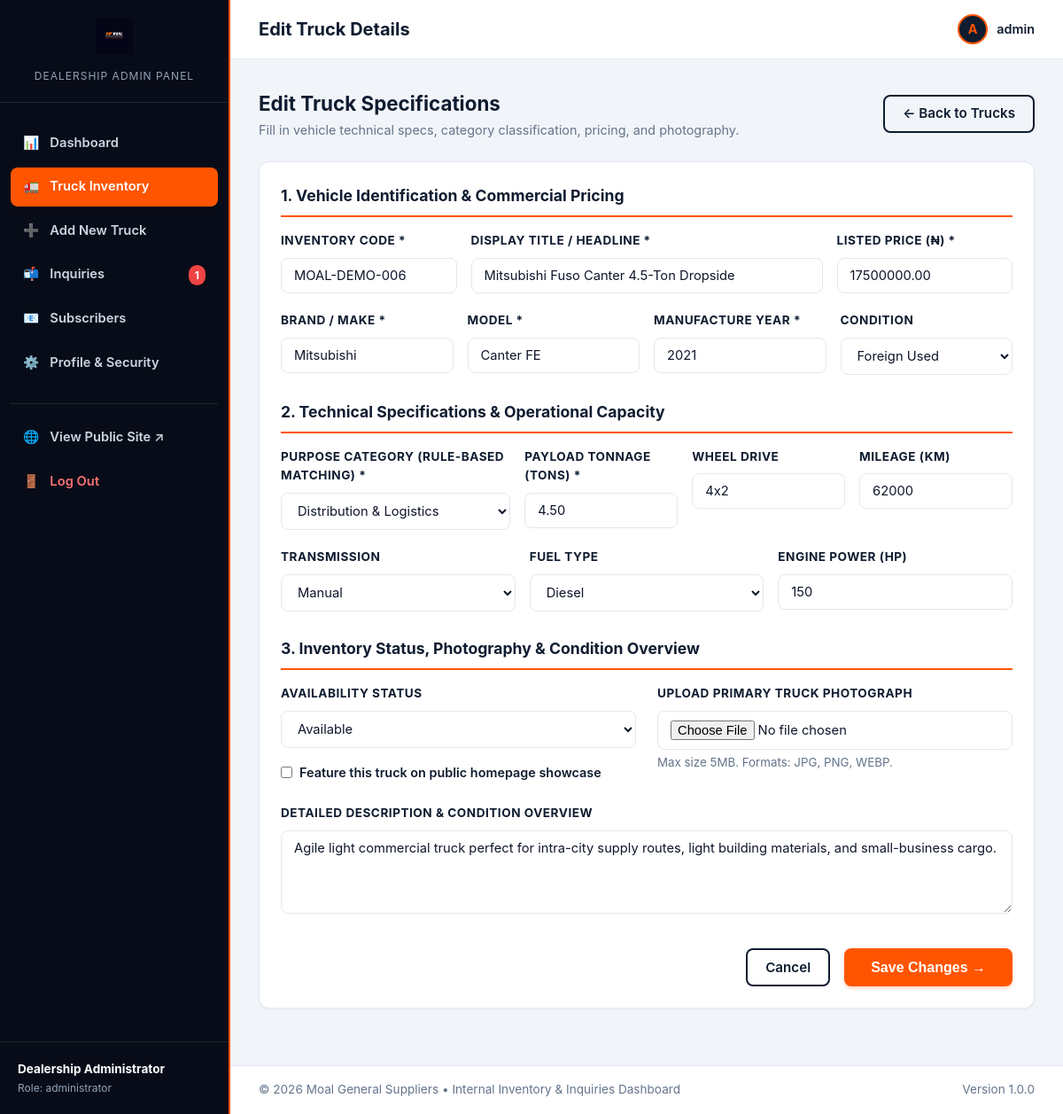
Page /admin/truck-form.php?id=6 (signed in) on the committed database.
### tables this page shows
CREATE TABLE IF NOT EXISTS `trucks` (
    `id` INT UNSIGNED AUTO_INCREMENT PRIMARY KEY,
    `truck_code` VARCHAR(30) NOT NULL UNIQUE COMMENT 'Unique stock identifier e.g. MOAL-TRK-001',
    `title` VARCHAR(150) NOT NULL COMMENT 'Display headline e.g. Mercedes-Benz Actros 3340 6x4 Tipper',
    `brand` VARCHAR(50) NOT NULL COMMENT 'Manufacturer brand e.g. Mercedes-Benz, Scania, HOWO, MAN',
    `model` VARCHAR(50) NOT NULL COMMENT 'Specific model designation',
    `year_of_manufacture` INT NOT NULL COMMENT 'Production year',
    `price` DECIMAL(12,2) NOT NULL COMMENT 'Price in local currency (e.g. NGN)',
    `mileage` INT UNSIGNED NOT NULL DEFAULT 0 COMMENT 'Mileage in kilometers (km)',
    `tonnage_capacity` DECIMAL(6,2) NOT NULL COMMENT 'Payload / Gross carrying capacity in Metric Tons',
    `transmission` ENUM('Manual', 'Automatic', 'Semi-Automatic') NOT NULL DEFAULT 'Manual',
    `fuel_type` ENUM('Diesel', 'Electric', 'Hybrid', 'Other') NOT NULL DEFAULT 'Diesel',
    `engine_power_hp` INT UNSIGNED NULL COMMENT 'Engine output in horsepower',
    `wheel_configuration` VARCHAR(20) NOT NULL DEFAULT '6x4' COMMENT 'e.g. 4x2, 6x4, 8x4, 6x2',
    `condition_type` ENUM('Brand New', 'Foreign Used', 'Locally Used') NOT NULL DEFAULT 'Foreign Used',
    `purpose_category` ENUM('Heavy Haulage', 'Construction & Mining', 'Distribution & Logistics', 'Agriculture & Farming', 'Specialized Transport') NOT NULL,
    `availability_status` ENUM('Available', 'Reserved', 'Sold', 'Maintenance') NOT NULL DEFAULT 'Available',
    `featured` TINYINT(1) NOT NULL DEFAULT 0 COMMENT '1 = Featured on homepage showcase',
    `description` TEXT NULL COMMENT 'Detailed overview and condition notes',
    `specifications_json` JSON NULL COMMENT 'Key-value pairs for technical specs',
    `created_at` TIMESTAMP NOT NULL DEFAULT CURRENT_TIMESTAMP,
    `updated_at` TIMESTAMP NOT NULL DEFAULT CURRENT_TIMESTAMP ON UPDATE CURRENT_TIMESTAMP,
    INDEX `idx_brand` (`brand`),
    INDEX `idx_purpose` (`purpose_category`),
    INDEX `idx_availability` (`availability_status`),
    INDEX `idx_price` (`price`),
    INDEX `idx_tonnage` (`tonnage_capacity`)
);

### includes/functions.php (called while the page is built, shortened)
<?php
function sanitize_output($data): string {
    return htmlspecialchars((string)$data, ENT_QUOTES | ENT_HTML5, 'UTF-8');
}

### admin/truck-form.php (the view, shortened to what this page needs)
<?php
require_once dirname(__DIR__) . '/includes/functions.php';
$db = getDB();
$truckId = isset($_GET['id']) ? (int)$_GET['id'] : 0;
$isEdit = ($truckId > 0);
$truck = [
    'truck_code'          => '',
    'title'               => '',
    'brand'               => '',
    'model'               => '',
    'year_of_manufacture' => date('Y'),
    'price'               => '',
    'mileage'             => '0',
    'tonnage_capacity'    => '',
    'transmission'        => 'Manual',
    'fuel_type'           => 'Diesel',
    'engine_power_hp'     => '',
    'wheel_configuration' => '6x4',
    'condition_type'      => 'Foreign Used',
    'purpose_category'    => 'Heavy Haulage',
    'availability_status' => 'Available',
    'featured'            => 0,
    'description'         => ''
];
if ($isEdit) {
    $stmt = $db->prepare('SELECT * FROM trucks WHERE id = :id');
    $stmt->execute([':id' => $truckId]);
    $loaded = $stmt->fetch();
    $truck = array_merge($truck, $loaded);
}
require_once __DIR__ . '/includes/header.php';
?>
<div style="display: flex; justify-content: space-between; align-items: center; margin-bottom: 1.5rem;">
    <div>
        <h2 style="font-size: 1.4rem; color: var(--admin-navy);"><?php echo $isEdit ? 'Edit Truck Specifications' : 'Add New Commercial Truck'; ?></h2>
        <p style="color: var(--admin-text-muted); font-size: 0.9rem;">Fill in vehicle technical specs, category classification, pricing, and photography.</p>
    </div>
    <a href="<?php echo ADMIN_URL; ?>trucks.php" class="btn btn-outline">
        &larr; Back to Trucks
    </a>
</div>
<div class="admin-card">
    <form method="POST" action="<?php echo ADMIN_URL; ?>truck-form.php<?php echo $isEdit ? '?id=' . $truckId : ''; ?>" enctype="multipart/form-data">
        <h3 style="font-size: 1.1rem; color: var(--admin-navy); margin-bottom: 1rem; padding-bottom: 0.5rem; border-bottom: 2px solid var(--admin-orange);">
            1. Vehicle Identification &amp; Commercial Pricing
        </h3>
        <div style="display: grid; grid-template-columns: 1fr 2fr 1fr; gap: 1rem; margin-bottom: 1.25rem;">
            <div>
                <label class="filter-label" for="truck_code">Inventory Code *</label>
                <input type="text" name="truck_code" id="truck_code" class="form-control" required placeholder="e.g. MOAL-TRK-007" value="<?php echo sanitize_output($_POST['truck_code'] ?? $truck['truck_code']); ?>">
            </div>
            <div>
                <label class="filter-label" for="title">Display Title / Headline *</label>
                <input type="text" name="title" id="title" class="form-control" required placeholder="e.g. Mercedes-Benz Actros 3340 6x4 Tipper" value="<?php echo sanitize_output($_POST['title'] ?? $truck['title']); ?>">
            </div>
            <div>
                <label class="filter-label" for="price">Listed Price (₦) *</label>
                <input type="number" step="1000" name="price" id="price" class="form-control" required placeholder="e.g. 48500000" value="<?php echo sanitize_output($_POST['price'] ?? $truck['price']); ?>">
            </div>
        </div>
        <div style="display: grid; grid-template-columns: 1fr 1fr 1fr 1fr; gap: 1rem; margin-bottom: 1.75rem;">
            <div>
                <label class="filter-label" for="brand">Brand / Make *</label>
                <input type="text" name="brand" id="brand" class="form-control" required placeholder="e.g. Mercedes-Benz, HOWO" value="<?php echo sanitize_output($_POST['brand'] ?? $truck['brand']); ?>">
            </div>
            <div>
                <label class="filter-label" for="model">Model *</label>
                <input type="text" name="model" id="model" class="form-control" required placeholder="e.g. Actros 3340" value="<?php echo sanitize_output($_POST['model'] ?? $truck['model']); ?>">
            </div>
            <div>
                <label class="filter-label" for="year_of_manufacture">Manufacture Year *</label>
                <input type="number" name="year_of_manufacture" id="year_of_manufacture" class="form-control" required value="<?php echo sanitize_output($_POST['year_of_manufacture'] ?? $truck['year_of_manufacture']); ?>">
            </div>
            <div>
                <label class="filter-label" for="condition_type">Condition</label>
                <select name="condition_type" id="condition_type" class="form-control">
                    <option value="Foreign Used" <?php echo ($truck['condition_type'] === 'Foreign Used') ? 'selected' : ''; ?>>Foreign Used</option>
                </select>
            </div>
        </div>
        <h3 style="font-size: 1.1rem; color: var(--admin-navy); margin-bottom: 1rem; padding-bottom: 0.5rem; border-bottom: 2px solid var(--admin-orange);">
            2. Technical Specifications &amp; Operational Capacity
        </h3>
        <div style="display: grid; grid-template-columns: 1.5fr 1fr 1fr 1fr; gap: 1rem; margin-bottom: 1.25rem;">
            <div>
                <label class="filter-label" for="purpose_category">Purpose Category (Rule-Based Matching) *</label>
                <select name="purpose_category" id="purpose_category" class="form-control">
                    <option value="Distribution & Logistics" <?php echo ($truck['purpose_category'] === 'Distribution & Logistics') ? 'selected' : ''; ?>>Distribution &amp; Logistics</option>
                </select>
            </div>
            <div>
                <label class="filter-label" for="tonnage_capacity">Payload Tonnage (Tons) *</label>
                <input type="number" step="0.1" name="tonnage_capacity" id="tonnage_capacity" class="form-control" required placeholder="e.g. 30.0" value="<?php echo sanitize_output($_POST['tonnage_capacity'] ?? $truck['tonnage_capacity']); ?>">
            </div>
            <div>
                <label class="filter-label" for="wheel_configuration">Wheel Drive</label>
                <input type="text" name="wheel_configuration" id="wheel_configuration" class="form-control" placeholder="e.g. 6x4, 4x2" value="<?php echo sanitize_output($_POST['wheel_configuration'] ?? $truck['wheel_configuration']); ?>">
            </div>
            <div>
                <label class="filter-label" for="mileage">Mileage (km)</label>
                <input type="number" name="mileage" id="mileage" class="form-control" value="<?php echo sanitize_output($_POST['mileage'] ?? $truck['mileage']); ?>">
            </div>
        </div>
        <div style="display: grid; grid-template-columns: 1fr 1fr 1fr; gap: 1rem; margin-bottom: 1.75rem;">
            <div>
                <label class="filter-label" for="transmission">Transmission</label>
                <select name="transmission" id="transmission" class="form-control">
                    <option value="Manual" <?php echo ($truck['transmission'] === 'Manual') ? 'selected' : ''; ?>>Manual</option>
                </select>
            </div>
            <div>
                <label class="filter-label" for="fuel_type">Fuel Type</label>
                <select name="fuel_type" id="fuel_type" class="form-control">
                    <option value="Diesel" <?php echo ($truck['fuel_type'] === 'Diesel') ? 'selected' : ''; ?>>Diesel</option>
                </select>
            </div>
            <div>
                <label class="filter-label" for="engine_power_hp">Engine Power (HP)</label>
                <input type="number" name="engine_power_hp" id="engine_power_hp" class="form-control" placeholder="e.g. 400" value="<?php echo sanitize_output($_POST['engine_power_hp'] ?? $truck['engine_power_hp']); ?>">
            </div>
        </div>
        <h3 style="font-size: 1.1rem; color: var(--admin-navy); margin-bottom: 1rem; padding-bottom: 0.5rem; border-bottom: 2px solid var(--admin-orange);">
            3. Inventory Status, Photography &amp; Condition Overview
        </h3>
        <div style="display: grid; grid-template-columns: 1fr 1fr; gap: 1.5rem; margin-bottom: 1.5rem;">
            <div>
                <label class="filter-label" for="availability_status">Availability Status</label>
                <select name="availability_status" id="availability_status" class="form-control">
                    <option value="Available" <?php echo ($truck['availability_status'] === 'Available') ? 'selected' : ''; ?>>Available</option>
                </select>
                <div style="margin-top: 1rem;">
                    <label style="display: flex; align-items: center; gap: 8px; cursor: pointer;">
                        <input type="checkbox" name="featured" value="1" <?php echo !empty($truck['featured']) ? 'checked' : ''; ?>>
                        <span style="font-weight: 600; color: var(--admin-navy); font-size: 0.9rem;">Feature this truck on public homepage showcase</span>
                    </label>
                </div>
            </div>
            <div>
                <label class="filter-label" for="truck_image">Upload Primary Truck Photograph</label>
                <input type="file" name="truck_image" id="truck_image" class="form-control" accept="image/jpeg,image/png,image/webp">
                <small style="color: var(--admin-text-muted); display: block; margin-top: 4px;">Max size 5MB. Formats: JPG, PNG, WEBP.</small>
            </div>
        </div>
        <div style="margin-bottom: 2rem;">
            <label class="filter-label" for="description">Detailed Description &amp; Condition Overview</label>
            <textarea name="description" id="description" rows="4" class="form-control" placeholder="Provide complete inspection details, bodywork, hydraulic status, and service history..."><?php echo sanitize_output($_POST['description'] ?? $truck['description']); ?></textarea>
        </div>
        <div style="display: flex; justify-content: flex-end; gap: 1rem;">
            <a href="<?php echo ADMIN_URL; ?>trucks.php" class="btn btn-outline">Cancel</a>
            <button type="submit" class="btn btn-primary" style="padding: 12px 30px; font-size: 1rem;">
                <?php echo $isEdit ? 'Save Changes' : 'Create Truck Record'; ?> &rarr;
            </button>
        </div>
    </form>
</div>
<?php require_once __DIR__ . '/includes/footer.php'; ?>

### assets/css/style.css (style rules this page uses)
:root { --primary-navy-dark: #070c18; --primary-navy: #0f1c30; --primary-navy-light: #1c3150; --accent-orange: #ff5500; --accent-orange-hover: #e04a00; --accent-orange-light: #fff1e6; --accent-orange-subtle: rgba(255, 85, 0, 0.12); --text-dark: #0f172a; --text-body: #334155; --text-muted: #64748b; --text-light: #f8fafc; --bg-main: #f8fafc; --bg-card: #ffffff; --border-color: #e2e8f0; --border-hover: #cbd5e1; --shadow-sm: 0 1px 3px rgba(0,0,0,0.06), 0 1px 2px rgba(0,0,0,0.04); --shadow-md: 0 4px 6px -1px rgba(0,0,0,0.08), 0 2px 4px -1px rgba(0,0,0,0.04); --shadow-lg: 0 10px 15px -3px rgba(0,0,0,0.1), 0 4px 6px -2px rgba(0,0,0,0.05); --radius-sm: 4px; --radius-md: 8px; --radius-lg: 12px; --radius-xl: 16px; --font-sans: -apple-system, BlinkMacSystemFont, "Segoe UI", Roboto, "Helvetica Neue", Arial, sans-serif; }
*, *::before, *::after { box-sizing: border-box; margin: 0; padding: 0; }
body { font-family: var(--font-sans); background-color: var(--bg-main); color: var(--text-body); line-height: 1.6; -webkit-font-smoothing: antialiased; }
a { color: var(--accent-orange); text-decoration: none; transition: all 0.2s ease; }
.btn { display: inline-flex; align-items: center; justify-content: center; font-weight: 600; font-size: 0.95rem; padding: 10px 20px; border-radius: var(--radius-md); border: none; cursor: pointer; transition: all 0.2s ease; text-decoration: none; gap: 8px; line-height: 1.2; }
.btn-primary { background-color: var(--accent-orange); color: #fff; box-shadow: 0 2px 4px rgba(255,85,0,0.25); }
.btn-outline { background-color: transparent; color: var(--primary-navy); border: 2px solid var(--primary-navy); }
.filter-label { display: block; font-size: 0.85rem; font-weight: 700; color: var(--primary-navy); margin-bottom: 0.5rem; text-transform: uppercase; letter-spacing: 0.5px; }
.form-control { width: 100%; padding: 10px 14px; font-size: 0.92rem; border: 1px solid var(--border-color); border-radius: var(--radius-md); background-color: #fff; color: var(--text-dark); transition: all 0.2s ease; font-family: inherit; }

### admin/assets/css/admin.css (style rules this page uses)
:root { --admin-sidebar-bg: #070c18; --admin-sidebar-hover: #16263d; --admin-sidebar-active: #ff5500; --admin-header-bg: #ffffff; --admin-body-bg: #f1f5f9; --admin-card-bg: #ffffff; --admin-text-main: #0f172a; --admin-text-muted: #64748b; --admin-border: #e2e8f0; --admin-orange: #ff5500; --admin-navy: #0f1c30; }
*, *::before, *::after { box-sizing: border-box; margin: 0; padding: 0; }
body.admin-body { font-family: -apple-system, BlinkMacSystemFont, "Segoe UI", Roboto, "Helvetica Neue", Arial, sans-serif; background-color: var(--admin-body-bg); color: var(--admin-text-main); display: flex; min-height: 100vh; }
.admin-card { background: var(--admin-card-bg); border-radius: 12px; border: 1px solid var(--admin-border); padding: 1.5rem; box-shadow: 0 1px 3px rgba(0,0,0,0.05); margin-bottom: 2rem; }

### rows in the picture
trucks: truck_code "MOAL-DEMO-006", title "Mitsubishi Fuso Canter 4.5-Ton Dropside", price "17500000.00", brand "Mitsubishi", model "Canter FE", year_of_manufacture "2021", condition_type "Foreign Used", purpose_category "Distribution & Logistics", tonnage_capacity "4.50", wheel_configuration "4x2", mileage "62000", transmission "Manual", fuel_type "Diesel", engine_power_hp "150", availability_status "Available", description "Agile light commercial truck perfect for intra-city supply routes, light building materials, and small-business cargo."

### other values in the picture
$pendingCount "1"
sanitize_output($_SESSION['admin_name'] ?? 'Administrator') "Dealership Administrator"
sanitize_output($_SESSION['admin_role'] ?? 'Admin') "administrator"
sanitize_output($pageTitle) "Edit Truck Details"
substr($_SESSION['admin_username'] ?? 'A', 0, 1) "A"
sanitize_output($_SESSION['admin_username'] ?? 'Admin') "admin"
APP_NAME "Moal General Suppliers"
APP_VERSION "1.0.0"
